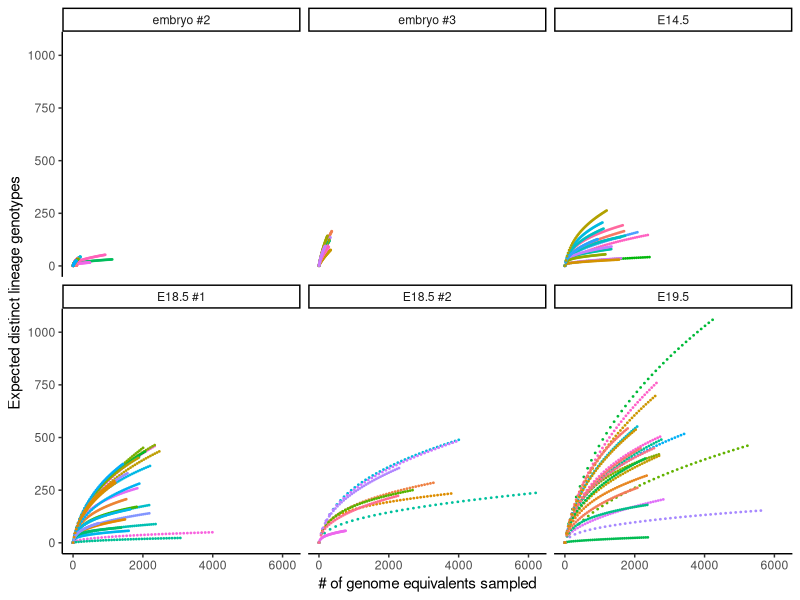

Write the R code that produced this figure.


#############################################################################################
### Figure S4. Robustness of recording in DNA Typewriter embryos from additional PNI sessions


##################################################
### Fig. S4A: Number of distinct tape-BC sequences

library(ggplot2)
library(tidyr)
library(dplyr)

dat = read.csv("./figures_data/figSR5b_integrations.csv")

df_long <- dat %>% 
    pivot_longer(cols = c(n_tapebc, n_integrations), 
                 names_to = "metric", 
                 values_to = "value")

df_long$embryo = factor(df_long$embryo, levels = c("embryo #2", "embryo #3", "E14.5", "E18.5 #1", "E18.5 #2", "E19.5"))

p = ggplot(df_long, aes(x = embryo, y = value, fill = metric)) +
    geom_bar(stat = "identity", position = "dodge") +
    geom_text(aes(label = value), 
              position = position_dodge(width = 0.9), 
              vjust = -0.3, size = 3.5) +
    scale_fill_manual(values = c("n_tapebc" = "#4C72B0", 
                                 "n_integrations" = "#DD8452"),
                      labels = c("num_tapebc" = "# TapeBc",
                                 "n_integrations" = "# Copy")) +
    labs(x = NULL, y = "Count", fill = NULL) +
    theme_classic() +
    theme(legend.position = "top")


#######################################################
### Fig. S4B: Per-monomer editing rates for each embryo

library(ggplot2)
library(dplyr)

site_color_plate = c(
    "site_1" = "#440154",
    "site_2" = "#414487",
    "site_3" = "#2a788e",
    "site_4" = "#22a884",
    "site_5" = "#7ad151",
    "site_6" = "#ec1b37"
)

dat = read.csv("./figures_data/figSR5c_persite_editrate.csv")
dat$site = factor(paste0("site_", dat$site), levels = paste0("site_", 1:6))
dat$embryo = factor(dat$embryo, levels = c("embryo #2", "embryo #3", "E14.5", "E18.5 #1", "E18.5 #2", "E19.5"))

p = ggplot(dat, aes(x = embryo, y = edit_rate, fill = site)) +
    geom_bar(stat = "identity", position = "dodge") +
    labs(x = NULL, y = "Editing rate", fill = NULL) +
    theme_classic() +
    theme(legend.position = "top") +
    scale_fill_manual(values = site_color_plate) +
    guides(fill = guide_legend(nrow = 1))



###############################################################################
### Fig. S4C: Rarefaction analysis of recorded diversity in each of six embryos

library(ggplot2)
library(dplyr)

dat = read.csv("./figures_data/figSR5d_rarefaction_curve.csv")
dat$embryo = factor(dat$embryo, levels = c("embryo #2", "embryo #3", "E14.5", "E18.5 #1", "E18.5 #2", "E19.5"))

p = ggplot(data = filter(dat, region == "observed"), 
           aes(x = cells_sampled, y = expected_lineages, color = tapebc)) +
    geom_point(size = 0.3) +
    facet_wrap(~ embryo, nrow = 2, ncol = 3) +
    labs(x = "# of genome equivalents sampled", 
         y = "Expected distinct lineage genotypes", 
         fill = NULL) +
    theme_classic() +
    theme(legend.position = "none")
